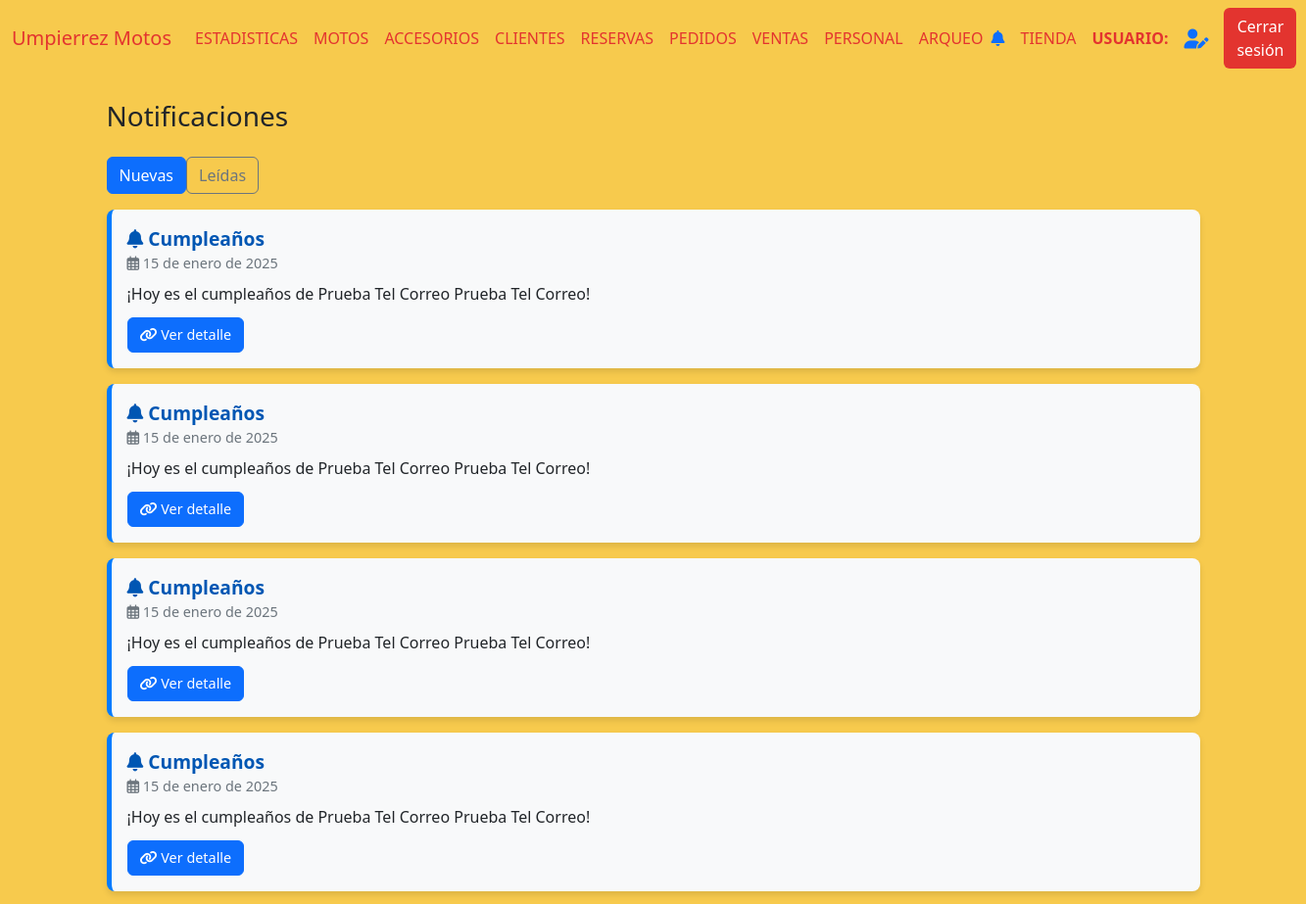
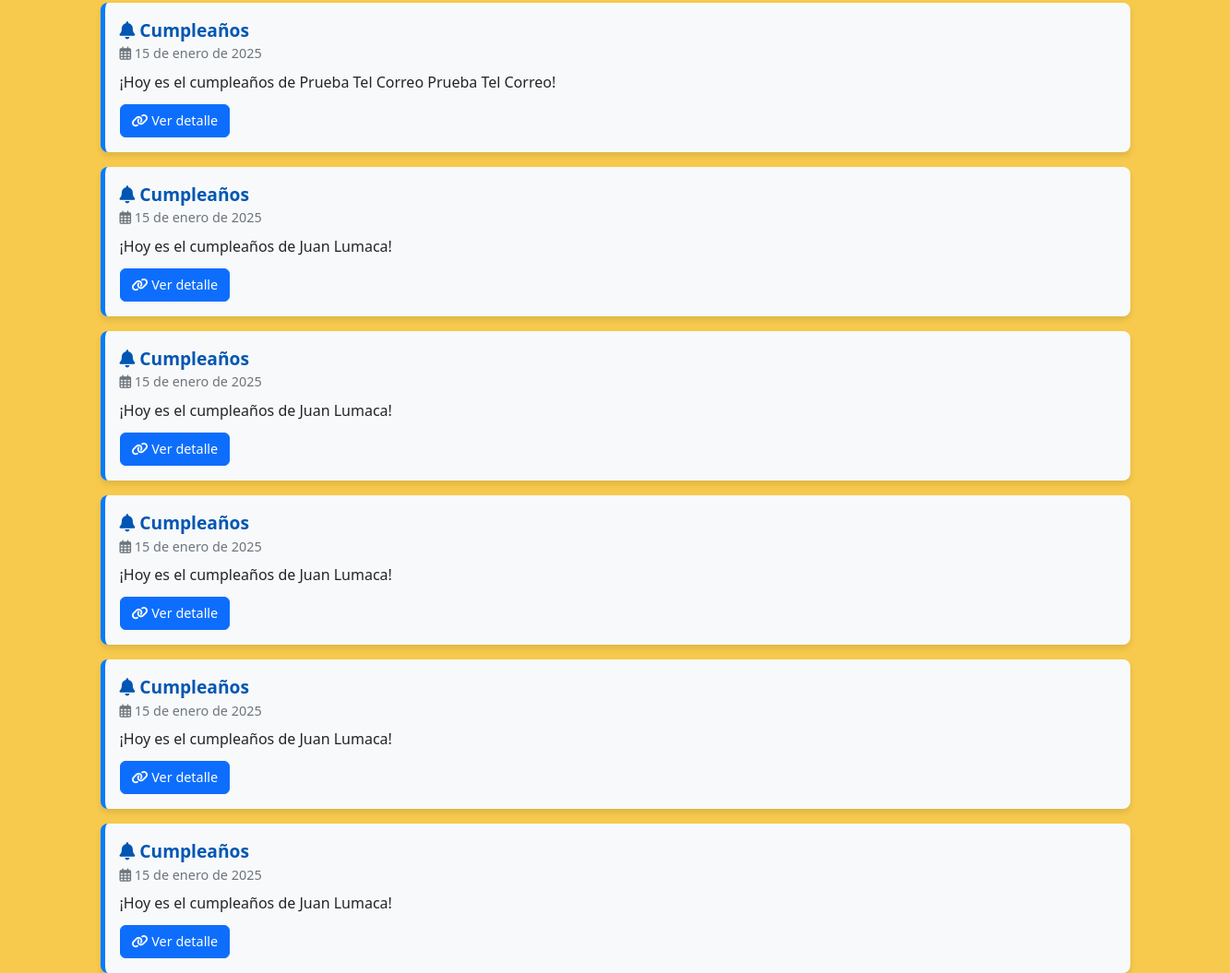
The app's page /notificaciones_administrativo, older data (2 pictures, top to bottom).
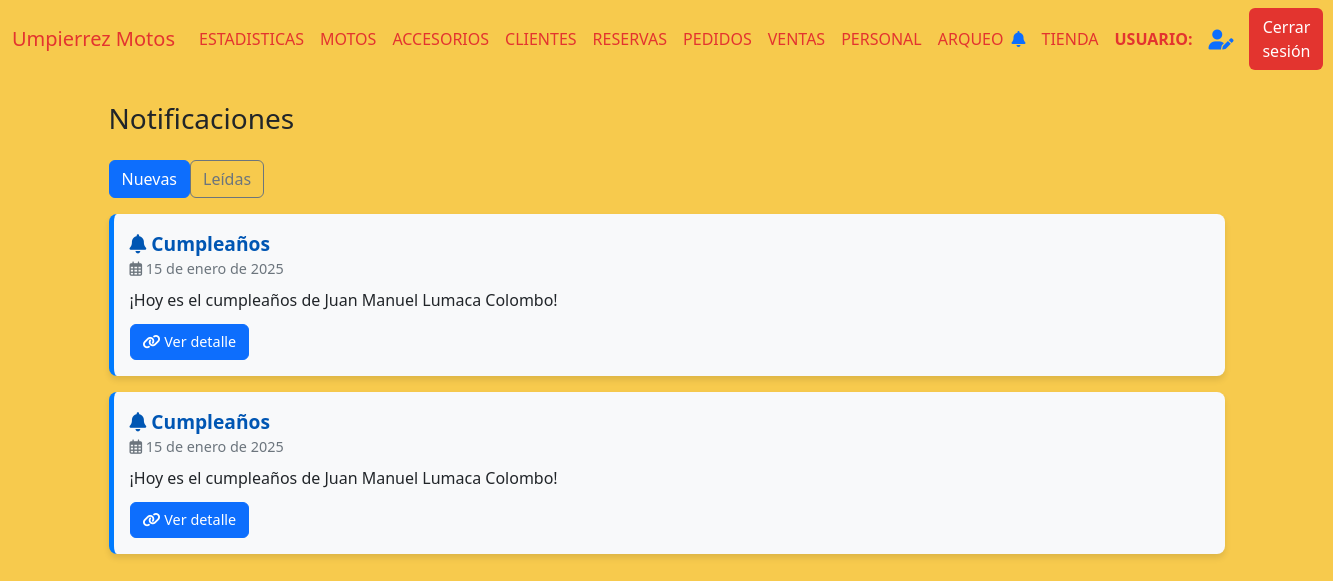
The same page, newer data.
### AppUM/models.py (models this page shows)
class NotificacionPersonal(models.Model):
    personal = models.ForeignKey(Personal, related_name='personal_notificacion', on_delete=models.CASCADE)
    notificacion = models.ForeignKey(Notificaciones, related_name='notificacion_personal', on_delete=models.CASCADE)
    leido = models.BooleanField(default=0)

### AppUM/views.py (the view)
# urls.py: path('notificaciones_administrativo', views.notificaciones_administrativo,name="NotificacionesAdministrativo"),
def notificaciones_administrativo(req):
        filter_option = req.GET.get('filter', 'all')
        if filter_option == 'leidas':
            notificaciones = (
                NotificacionPersonal.objects
                .filter(leido=True)
                .values(
                    'id',
                    'notificacion__tipo',
                    'notificacion__fecha',
                    'notificacion__descripcion',
                )
            ).order_by('-id')
        else:
            notificaciones = (
                NotificacionPersonal.objects
                .filter(leido=False)
                .values(
                    'id',
                    'notificacion__tipo',
                    'notificacion__fecha',
                    'notificacion__descripcion',
                )
            ).order_by('-id')
        data = []
        for notificacion in notificaciones:
            if notificacion['notificacion__tipo'] == "Atraso en pago":
                acciones = {"nombre": "Enviar correo", "url": ""}
            elif notificacion['notificacion__tipo'] == "Cumpleaños":
                acciones = [{"nombre": "Ver detalle", "url": ""},]
            data.append({
                "notificacion":notificacion,
                "acciones":acciones
            })
        usuario = req.user
        usuario_actual = Personal.objects.filter(usuario=usuario.username).first()
        notif_no_leidas = NotificacionPersonal.objects.filter(leido=0,personal=usuario_actual)
        for notificacion in notif_no_leidas:
            notificacion.leido = 1
            notificacion.save()
        return render(req,"perfil_administrativo/notificaciones/notificaciones.html",{"data":data})

### AppUM/context_processors.py (called while the page is built)
def cantidad_solicitudes_no_leidas(req):
    if req.user.is_authenticated:
        usuario = req.user
        usuario_actual = Personal.objects.filter(usuario=usuario.username).first()
        notificaciones = NotificacionPersonal.objects.filter(personal=usuario_actual,leido=0).count()
    else:
        notificaciones = 0
    return {'notificaciones': notificaciones}

### AppUM/templates/perfil_administrativo/notificaciones/notificaciones.html (shortened to what this page needs)
{% extends "perfil_administrativo/padre_perfil_administrativo.html" %}
{% load static %}
{% block contenidoQueCambia %}
<div class="container mt-4">
    <h3 class="mb-4">Notificaciones</h3>
    <div class="d-flex justify-content-start mb-3">
        <a href="?filter=all" class="btn btn-outline-primary {% if request.GET.filter == 'all' or not request.GET.filter %}active{% endif %}">
            Nuevas
        </a>
        <a href="?filter=leidas" class="btn btn-outline-secondary {% if request.GET.filter == 'leidas' %}active{% endif %}">
            Leídas
        </a>
    </div>
    <div class="notificaciones-container">
        {% if data %}
            {% for notificacion in data %}
                <div class="notificacion-card">
                    <div class="notificacion-titulo">
                        <i class="fas fa-bell"></i> {{ notificacion.notificacion.notificacion__tipo }}
                    </div>
                    <div class="notificacion-fecha">
                        <i class="far fa-calendar-alt"></i> {{ notificacion.notificacion.notificacion__fecha }}
                    </div>
                    <div class="notificacion-descripcion">
                        {{ notificacion.notificacion.notificacion__descripcion }}
                    </div>
                    <div class="acciones-notificacion">
                        {% if notificacion.acciones %}
                            {% for accion in notificacion.acciones %}
                                <a href="{{ accion.url }}" class="btn btn-primary">
                                    <i class="fas fa-link"></i> {{ accion.nombre }}
                                </a>
                            {% endfor %}
                        {% endif %}
                    </div>
                </div>
            {% endfor %}
        {% else %}
            <p class="text-center text-muted">No hay notificaciones en este momento.</p>
        {% endif %}
    </div>
</div>
{% endblock %}

Row changes from the older to the newer data that the page shows:
removed NotificacionPersonal: notificacion.notificacion__tipo "Cumpleaños", notificacion.notificacion__fecha "15 de enero de 2025", notificacion.notificacion__descripcion "¡Hoy es el cumpleaños de Prueba Tel Correo Prueba Tel Correo!", nombre "Ver detalle"
removed NotificacionPersonal: notificacion.notificacion__tipo "Cumpleaños", notificacion.notificacion__fecha "15 de enero de 2025", notificacion.notificacion__descripcion "¡Hoy es el cumpleaños de Prueba Tel Correo Prueba Tel Correo!", nombre "Ver detalle"
removed NotificacionPersonal: notificacion.notificacion__tipo "Cumpleaños", notificacion.notificacion__fecha "15 de enero de 2025", notificacion.notificacion__descripcion "¡Hoy es el cumpleaños de Prueba Tel Correo Prueba Tel Correo!", nombre "Ver detalle"
removed NotificacionPersonal: notificacion.notificacion__tipo "Cumpleaños", notificacion.notificacion__fecha "15 de enero de 2025", notificacion.notificacion__descripcion "¡Hoy es el cumpleaños de Prueba Tel Correo Prueba Tel Correo!", nombre "Ver detalle"
no longer on this page (row edited): NotificacionPersonal: notificacion.notificacion__tipo "Cumpleaños", notificacion.notificacion__fecha "15 de enero de 2025", notificacion.notificacion__descripcion "¡Hoy es el cumpleaños de Juan Lumaca!", nombre "Ver detalle"
no longer on this page (row edited): NotificacionPersonal: notificacion.notificacion__tipo "Cumpleaños", notificacion.notificacion__fecha "15 de enero de 2025", notificacion.notificacion__descripcion "¡Hoy es el cumpleaños de Juan Lumaca!", nombre "Ver detalle"
no longer on this page (row edited): NotificacionPersonal: notificacion.notificacion__tipo "Cumpleaños", notificacion.notificacion__fecha "15 de enero de 2025", notificacion.notificacion__descripcion "¡Hoy es el cumpleaños de Juan Lumaca!", nombre "Ver detalle"
no longer on this page (row edited): NotificacionPersonal: notificacion.notificacion__tipo "Cumpleaños", notificacion.notificacion__fecha "15 de enero de 2025", notificacion.notificacion__descripcion "¡Hoy es el cumpleaños de Juan Lumaca!", nombre "Ver detalle"
changed NotificacionPersonal (number 1 of 2 on the later page): notificacion.notificacion__descripcion "¡Hoy es el cumpleaños de Prueba Tel Correo Prueba Tel Correo!" → "¡Hoy es el cumpleaños de Juan Manuel Lumaca Colombo!"
computed for NotificacionPersonal (number 2 of 2 on the later page): notificacion.notificacion__descripcion "¡Hoy es el cumpleaños de Juan Lumaca!" → "¡Hoy es el cumpleaños de Juan Manuel Lumaca Colombo!"
